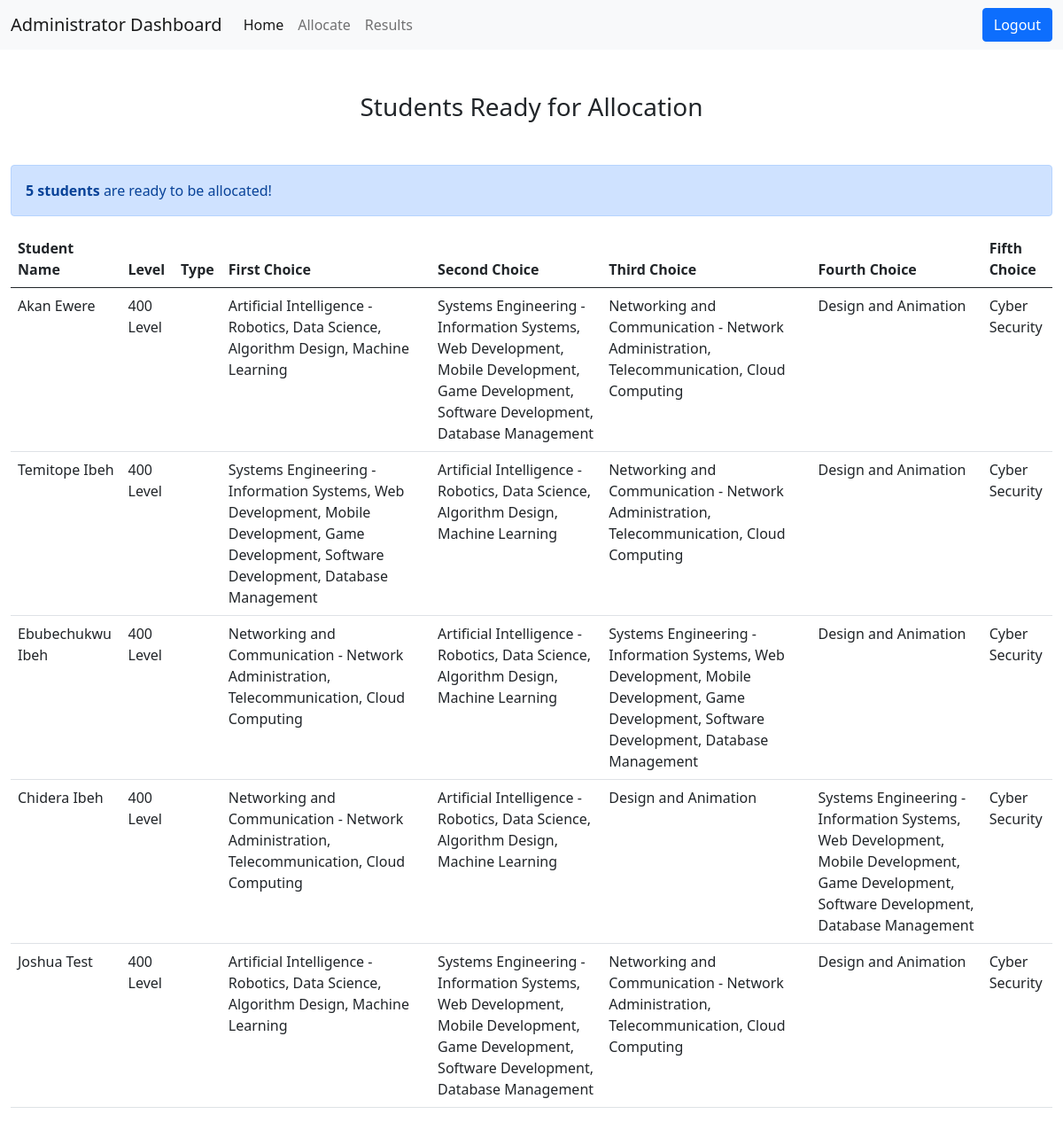
/dashboard/admin/unallocated/students (signed in), run on an earlier commit of the app's database.
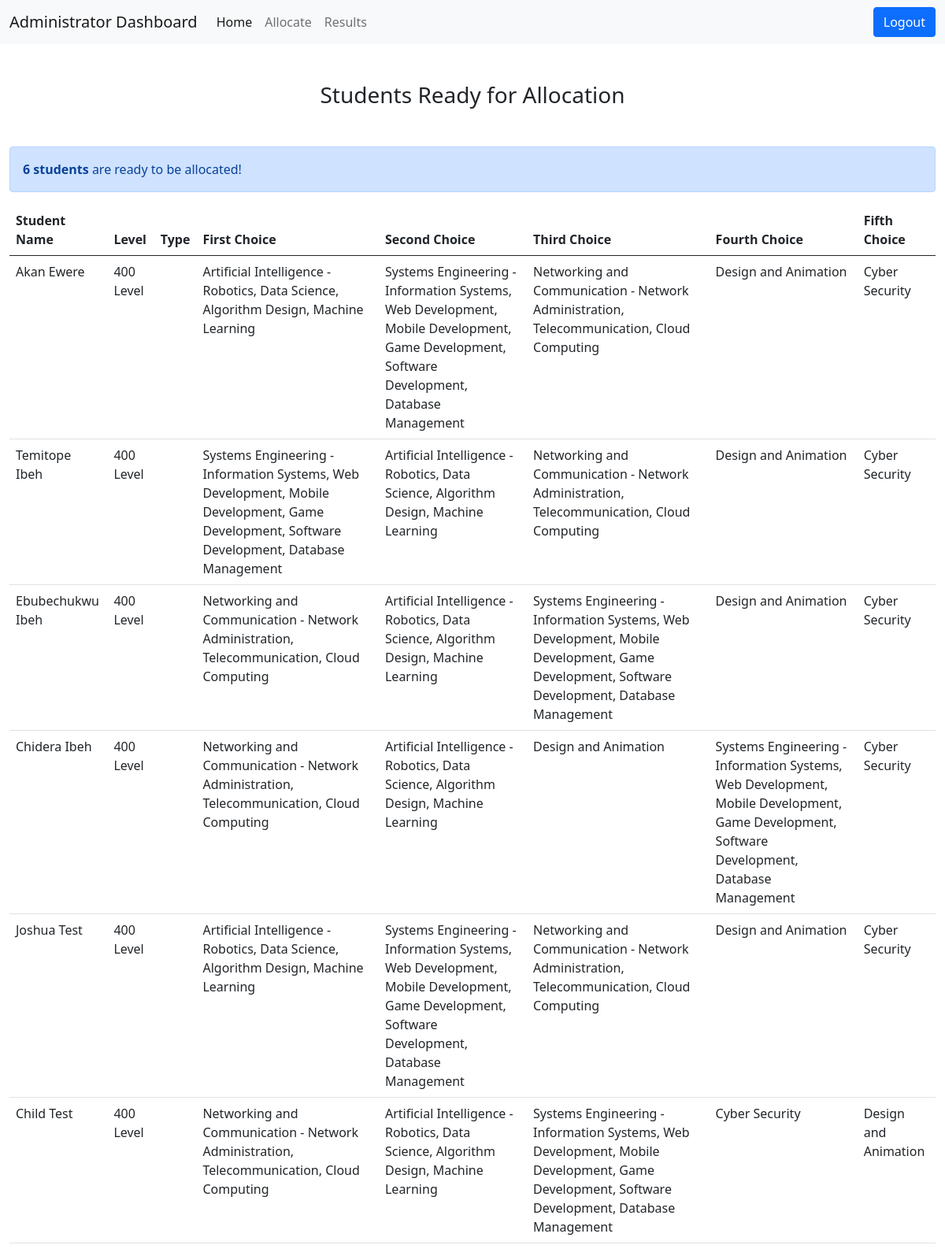
And on a later commit of the database.
### accounts/models.py (models this page shows, shortened)
class UnallocatedStudents(models.Model):
    AREAS = (
        ('Artificial Intelligence - Robotics, Data Science, Algorithm Design, Machine Learning', 'Artificial Intelligence - Robotics, Data Science, Algorithm Design, Machine Learning'),
        ('Systems Engineering - Information Systems, Web Development, Mobile Development, Game Development, Software Development, Database Management', 'Systems Engineering - Information Systems, Web Development, Mobile Development, Game Development, Software Development, Database Management'),
        ('Networking and Communication - Network Administration, Telecommunication, Cloud Computing', 'Networking and Communication - Network Administration, Telecommunication, Cloud Computing'),
        ('Design and Animation','Design and Animation'),
        ('Cyber Security', 'Cyber Security'),
    )
    CATEGORY = (
        ('Research', 'Research'),
        ('Implementation', 'Implementation'),
        ('Research + Implementation', 'Research + Implementation'),
    )
    student = models.OneToOneField(Students,  on_delete=models.CASCADE, null=False)
    level = models.CharField(max_length=200,  default=None)
    department = models.CharField(max_length=200,  default=None)
    course = models.CharField(max_length=200,  default=None)
    type = models.CharField(max_length=200, verbose_name=("Category of Project"), choices=CATEGORY, default=None)
    first_choice = models.CharField(max_length=200, verbose_name=("First Choice"), choices=AREAS, default=None)
    second_choice = models.CharField(max_length=200, verbose_name=("Second Choice"), choices=AREAS, default=None)
    third_choice = models.CharField(max_length=200, verbose_name=("Third Choice"), choices=AREAS, default=None)
    fourth_choice = models.CharField(max_length=200, verbose_name=("Fourth Choice"), choices=AREAS, default=None)
    fifth_choice = models.CharField(max_length=200, verbose_name=("Fifth Choice"), choices=AREAS, default=None)
    class Meta:
        verbose_name_plural = 'Unallocated Students'

class Students(models.Model):
    LEVEL = (
        ('400 Level', '400 Level'),
        ('500 Level', '500 Level'),
    )
    DEPARTMENT = (
        ('CIS', 'Computer and Information Science'),
    )
    COURSE = (
        ('Computer Science', 'Computer Science'),
        ('Management and Information Science', 'Management and Information Science'),
    )
    student = models.OneToOneField(User, on_delete=models.CASCADE, null=False)
    level = models.CharField(max_length=200, choices=LEVEL)
    department = models.CharField(max_length=200, choices=DEPARTMENT)
    course = models.CharField(max_length=200, choices=COURSE)
    class Meta:
        verbose_name_plural = 'Students'
    def __str__(self):
        return str(self.student)

### accounts/views.py (the view)
# urls.py: path('dashboard/admin/unallocated/students', views.unallocated_students, name='unallocated_students'),
@login_required
def unallocated_students(request):
    mystudents = UnallocatedStudents.objects.all()
    mystudents_count = mystudents.count()
    context ={
        'mystudents' : mystudents,
        'mystudents_count' : mystudents_count
    }
    return render(request, 'accounts/admin/unallocated_students.html', context)

### accounts/models.py (called while the page is built)
def get_full_name(self):
    return str(self.first_name) + " " + str(self.last_name)

### accounts/templates/accounts/admin/unallocated_students.html (shortened to what this page needs)
{% extends "accounts/admin/base_admin.html" %}
{% load static %}
{% block content %}
<div class="text-center mt-5 mb-5">
    <h3>Students Ready for Allocation</h3>
</div>
<div class="alert alert-primary mt-3 role="alert">
    <strong>{{ mystudents_count }}{% if mystudents_count == 0 %} student {% else %} students {% endif %}</strong> are ready to be allocated!
</div>
<table class="table table-hover">
    <thead>
      <tr>
        <th scope="col">Student Name</th>
        <th scope="col">Level</th>
        <th scope="col">Type</th>
        <th scope="col">First Choice</th>
        <th scope="col">Second Choice</th>
        <th scope="col">Third Choice</th>
        <th scope="col">Fourth Choice</th>
        <th scope="col">Fifth Choice</th>
      </tr>
    </thead>
    <tbody>
        {% for student  in mystudents %}
        <tr>
            <td>{{ student.student }}</td>
            <td>{{ student.level }}</td>
            <td>{{ supervisor.type }}</td>
            <td>{{ student.first_choice }}</td>
            <td>{{ student.second_choice }}</td>
            <td>{{ student.third_choice }}</td>
            <td>{{ student.fourth_choice }}</td>
            <td>{{ student.fifth_choice }}</td>
          </tr>
        {% endfor %}
    </tbody>
  </table>
{% endblock %}

What changed in the data, as far as the page shows it:
added UnallocatedStudents: student "Child Test", level "400 Level", first_choice "Networking and Communication - Network Administration, Telecommunication, Cloud Computing", second_choice "Artificial Intelligence - Robotics, Data Science, Algorithm Design, Machine Learning", third_choice "Systems Engineering - Information Systems, Web Development, Mobile Development, Game Development, Software Development, Database Management", fourth_choice "Cyber Security", fifth_choice "Design and Animation"
Also different on the page:
{{ mystudents_count }}: "5" → "6"
